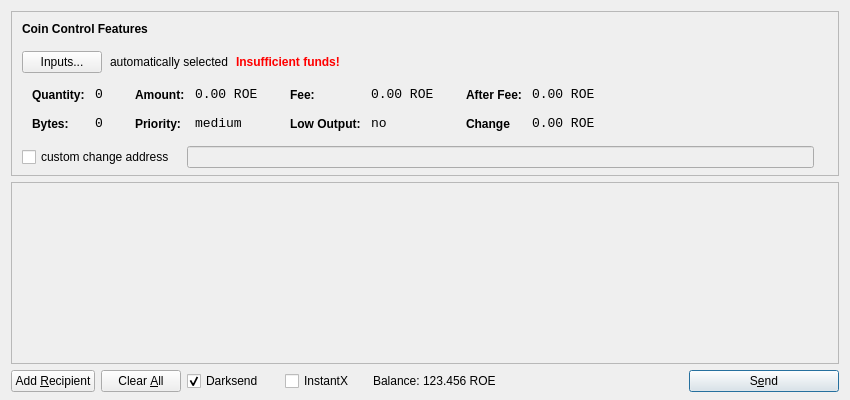
<?xml version="1.0" encoding="UTF-8"?>
<ui version="4.0">
 <class>SendCoinsDialog</class>
 <widget class="QDialog" name="SendCoinsDialog">
  <property name="geometry">
   <rect>
    <x>0</x>
    <y>0</y>
    <width>850</width>
    <height>400</height>
   </rect>
  </property>
  <property name="windowTitle">
   <string>Send Coins</string>
  </property>
  <layout class="QVBoxLayout" name="verticalLayout" stretch="0,1,0">
   <property name="bottomMargin">
    <number>8</number>
   </property>
   <item>
    <widget class="QFrame" name="frameCoinControl">
     <property name="sizePolicy">
      <sizepolicy hsizetype="Expanding" vsizetype="Expanding">
       <horstretch>0</horstretch>
       <verstretch>0</verstretch>
      </sizepolicy>
     </property>
     <property name="maximumSize">
      <size>
       <width>16777215</width>
       <height>16777215</height>
      </size>
     </property>
     <property name="frameShape">
      <enum>QFrame::StyledPanel</enum>
     </property>
     <property name="frameShadow">
      <enum>QFrame::Sunken</enum>
     </property>
     <layout class="QVBoxLayout" name="verticalLayoutCoinControl2">
      <property name="spacing">
       <number>-1</number>
      </property>
      <property name="leftMargin">
       <number>0</number>
      </property>
      <property name="topMargin">
       <number>0</number>
      </property>
      <property name="rightMargin">
       <number>0</number>
      </property>
      <property name="bottomMargin">
       <number>6</number>
      </property>
      <item>
       <layout class="QVBoxLayout" name="verticalLayoutCoinControl" stretch="0,0,0,0,1">
        <property name="spacing">
         <number>0</number>
        </property>
        <property name="leftMargin">
         <number>10</number>
        </property>
        <property name="topMargin">
         <number>10</number>
        </property>
        <item>
         <layout class="QHBoxLayout" name="horizontalLayoutCoinControl1">
          <property name="bottomMargin">
           <number>15</number>
          </property>
          <item>
           <widget class="QLabel" name="labelCoinControlFeatures">
            <property name="sizePolicy">
             <sizepolicy hsizetype="Preferred" vsizetype="Maximum">
              <horstretch>0</horstretch>
              <verstretch>0</verstretch>
             </sizepolicy>
            </property>
            <property name="font">
             <font>
              <weight>75</weight>
              <bold>true</bold>
             </font>
            </property>
            <property name="styleSheet">
             <string notr="true">font-weight:bold;</string>
            </property>
            <property name="text">
             <string>Coin Control Features</string>
            </property>
           </widget>
          </item>
         </layout>
        </item>
        <item>
         <layout class="QHBoxLayout" name="horizontalLayoutCoinControl2" stretch="0,0,0,0">
          <property name="spacing">
           <number>8</number>
          </property>
          <property name="bottomMargin">
           <number>10</number>
          </property>
          <item>
           <widget class="QPushButton" name="pushButtonCoinControl">
            <property name="styleSheet">
             <string notr="true"/>
            </property>
            <property name="text">
             <string>Inputs...</string>
            </property>
           </widget>
          </item>
          <item>
           <widget class="QLabel" name="labelCoinControlAutomaticallySelected">
            <property name="text">
             <string>automatically selected</string>
            </property>
            <property name="margin">
             <number>5</number>
            </property>
           </widget>
          </item>
          <item>
           <widget class="QLabel" name="labelCoinControlInsuffFunds">
            <property name="font">
             <font>
              <weight>75</weight>
              <bold>true</bold>
             </font>
            </property>
            <property name="styleSheet">
             <string notr="true">color:red;font-weight:bold;</string>
            </property>
            <property name="text">
             <string>Insufficient funds!</string>
            </property>
            <property name="margin">
             <number>5</number>
            </property>
           </widget>
          </item>
          <item>
           <spacer name="horizontalSpacerCoinControl">
            <property name="orientation">
             <enum>Qt::Horizontal</enum>
            </property>
            <property name="sizeHint" stdset="0">
             <size>
              <width>40</width>
              <height>1</height>
             </size>
            </property>
           </spacer>
          </item>
         </layout>
        </item>
        <item>
         <widget class="QWidget" name="widgetCoinControl" native="true">
          <property name="sizePolicy">
           <sizepolicy hsizetype="Preferred" vsizetype="Preferred">
            <horstretch>0</horstretch>
            <verstretch>0</verstretch>
           </sizepolicy>
          </property>
          <property name="minimumSize">
           <size>
            <width>0</width>
            <height>0</height>
           </size>
          </property>
          <property name="styleSheet">
           <string notr="true"/>
          </property>
          <layout class="QHBoxLayout" name="horizontalLayoutCoinControl5">
           <property name="margin">
            <number>0</number>
           </property>
           <item>
            <layout class="QHBoxLayout" name="horizontalLayoutCoinControl3" stretch="0,0,0,1">
             <property name="spacing">
              <number>20</number>
             </property>
             <property name="topMargin">
              <number>0</number>
             </property>
             <property name="bottomMargin">
              <number>10</number>
             </property>
             <item>
              <layout class="QFormLayout" name="formLayoutCoinControl1">
               <property name="horizontalSpacing">
                <number>10</number>
               </property>
               <property name="verticalSpacing">
                <number>14</number>
               </property>
               <property name="leftMargin">
                <number>10</number>
               </property>
               <property name="topMargin">
                <number>4</number>
               </property>
               <property name="rightMargin">
                <number>6</number>
               </property>
               <item row="0" column="0">
                <widget class="QLabel" name="labelCoinControlQuantityText">
                 <property name="styleSheet">
                  <string notr="true">font-weight:bold;</string>
                 </property>
                 <property name="text">
                  <string>Quantity:</string>
                 </property>
                 <property name="margin">
                  <number>0</number>
                 </property>
                </widget>
               </item>
               <item row="0" column="1">
                <widget class="QLabel" name="labelCoinControlQuantity">
                 <property name="font">
                  <font>
                   <family>Monospace</family>
                   <pointsize>10</pointsize>
                  </font>
                 </property>
                 <property name="cursor">
                  <cursorShape>IBeamCursor</cursorShape>
                 </property>
                 <property name="contextMenuPolicy">
                  <enum>Qt::ActionsContextMenu</enum>
                 </property>
                 <property name="text">
                  <string>0</string>
                 </property>
                 <property name="margin">
                  <number>0</number>
                 </property>
                 <property name="textInteractionFlags">
                  <set>Qt::LinksAccessibleByMouse|Qt::TextSelectableByKeyboard|Qt::TextSelectableByMouse</set>
                 </property>
                </widget>
               </item>
               <item row="1" column="0">
                <widget class="QLabel" name="labelCoinControlBytesText">
                 <property name="styleSheet">
                  <string notr="true">font-weight:bold;</string>
                 </property>
                 <property name="text">
                  <string>Bytes:</string>
                 </property>
                </widget>
               </item>
               <item row="1" column="1">
                <widget class="QLabel" name="labelCoinControlBytes">
                 <property name="font">
                  <font>
                   <family>Monospace</family>
                   <pointsize>10</pointsize>
                  </font>
                 </property>
                 <property name="cursor">
                  <cursorShape>IBeamCursor</cursorShape>
                 </property>
                 <property name="contextMenuPolicy">
                  <enum>Qt::ActionsContextMenu</enum>
                 </property>
                 <property name="text">
                  <string>0</string>
                 </property>
                 <property name="textInteractionFlags">
                  <set>Qt::LinksAccessibleByMouse|Qt::TextSelectableByKeyboard|Qt::TextSelectableByMouse</set>
                 </property>
                </widget>
               </item>
              </layout>
             </item>
             <item>
              <layout class="QFormLayout" name="formLayoutCoinControl2">
               <property name="horizontalSpacing">
                <number>10</number>
               </property>
               <property name="verticalSpacing">
                <number>14</number>
               </property>
               <property name="leftMargin">
                <number>6</number>
               </property>
               <property name="topMargin">
                <number>4</number>
               </property>
               <property name="rightMargin">
                <number>6</number>
               </property>
               <item row="0" column="0">
                <widget class="QLabel" name="labelCoinControlAmountText">
                 <property name="styleSheet">
                  <string notr="true">font-weight:bold;</string>
                 </property>
                 <property name="text">
                  <string>Amount:</string>
                 </property>
                 <property name="margin">
                  <number>0</number>
                 </property>
                </widget>
               </item>
               <item row="0" column="1">
                <widget class="QLabel" name="labelCoinControlAmount">
                 <property name="font">
                  <font>
                   <family>Monospace</family>
                   <pointsize>10</pointsize>
                  </font>
                 </property>
                 <property name="cursor">
                  <cursorShape>IBeamCursor</cursorShape>
                 </property>
                 <property name="contextMenuPolicy">
                  <enum>Qt::ActionsContextMenu</enum>
                 </property>
                 <property name="text">
                  <string>0.00 ROE</string>
                 </property>
                 <property name="textInteractionFlags">
                  <set>Qt::LinksAccessibleByMouse|Qt::TextSelectableByKeyboard|Qt::TextSelectableByMouse</set>
                 </property>
                </widget>
               </item>
               <item row="1" column="0">
                <widget class="QLabel" name="labelCoinControlPriorityText">
                 <property name="styleSheet">
                  <string notr="true">font-weight:bold;</string>
                 </property>
                 <property name="text">
                  <string>Priority:</string>
                 </property>
                </widget>
               </item>
               <item row="1" column="1">
                <widget class="QLabel" name="labelCoinControlPriority">
                 <property name="font">
                  <font>
                   <family>Monospace</family>
                   <pointsize>10</pointsize>
                  </font>
                 </property>
                 <property name="cursor">
                  <cursorShape>IBeamCursor</cursorShape>
                 </property>
                 <property name="contextMenuPolicy">
                  <enum>Qt::ActionsContextMenu</enum>
                 </property>
                 <property name="text">
                  <string>medium</string>
                 </property>
                 <property name="textInteractionFlags">
                  <set>Qt::LinksAccessibleByMouse|Qt::TextSelectableByKeyboard|Qt::TextSelectableByMouse</set>
                 </property>
                </widget>
               </item>
              </layout>
             </item>
             <item>
              <layout class="QFormLayout" name="formLayoutCoinControl3">
               <property name="horizontalSpacing">
                <number>10</number>
               </property>
               <property name="verticalSpacing">
                <number>14</number>
               </property>
               <property name="leftMargin">
                <number>6</number>
               </property>
               <property name="topMargin">
                <number>4</number>
               </property>
               <property name="rightMargin">
                <number>6</number>
               </property>
               <item row="0" column="0">
                <widget class="QLabel" name="labelCoinControlFeeText">
                 <property name="styleSheet">
                  <string notr="true">font-weight:bold;</string>
                 </property>
                 <property name="text">
                  <string>Fee:</string>
                 </property>
                 <property name="margin">
                  <number>0</number>
                 </property>
                </widget>
               </item>
               <item row="0" column="1">
                <widget class="QLabel" name="labelCoinControlFee">
                 <property name="font">
                  <font>
                   <family>Monospace</family>
                   <pointsize>10</pointsize>
                  </font>
                 </property>
                 <property name="cursor">
                  <cursorShape>IBeamCursor</cursorShape>
                 </property>
                 <property name="contextMenuPolicy">
                  <enum>Qt::ActionsContextMenu</enum>
                 </property>
                 <property name="text">
                  <string>0.00 ROE</string>
                 </property>
                 <property name="textInteractionFlags">
                  <set>Qt::LinksAccessibleByMouse|Qt::TextSelectableByKeyboard|Qt::TextSelectableByMouse</set>
                 </property>
                </widget>
               </item>
               <item row="1" column="0">
                <widget class="QLabel" name="labelCoinControlLowOutputText">
                 <property name="styleSheet">
                  <string notr="true">font-weight:bold;</string>
                 </property>
                 <property name="text">
                  <string>Low Output:</string>
                 </property>
                </widget>
               </item>
               <item row="1" column="1">
                <widget class="QLabel" name="labelCoinControlLowOutput">
                 <property name="font">
                  <font>
                   <family>Monospace</family>
                   <pointsize>10</pointsize>
                  </font>
                 </property>
                 <property name="cursor">
                  <cursorShape>IBeamCursor</cursorShape>
                 </property>
                 <property name="contextMenuPolicy">
                  <enum>Qt::ActionsContextMenu</enum>
                 </property>
                 <property name="text">
                  <string>no</string>
                 </property>
                 <property name="textInteractionFlags">
                  <set>Qt::LinksAccessibleByMouse|Qt::TextSelectableByKeyboard|Qt::TextSelectableByMouse</set>
                 </property>
                </widget>
               </item>
              </layout>
             </item>
             <item>
              <layout class="QFormLayout" name="formLayoutCoinControl4">
               <property name="horizontalSpacing">
                <number>10</number>
               </property>
               <property name="verticalSpacing">
                <number>14</number>
               </property>
               <property name="leftMargin">
                <number>6</number>
               </property>
               <property name="topMargin">
                <number>4</number>
               </property>
               <property name="rightMargin">
                <number>6</number>
               </property>
               <item row="0" column="0">
                <widget class="QLabel" name="labelCoinControlAfterFeeText">
                 <property name="styleSheet">
                  <string notr="true">font-weight:bold;</string>
                 </property>
                 <property name="text">
                  <string>After Fee:</string>
                 </property>
                 <property name="margin">
                  <number>0</number>
                 </property>
                </widget>
               </item>
               <item row="0" column="1">
                <widget class="QLabel" name="labelCoinControlAfterFee">
                 <property name="font">
                  <font>
                   <family>Monospace</family>
                   <pointsize>10</pointsize>
                  </font>
                 </property>
                 <property name="cursor">
                  <cursorShape>IBeamCursor</cursorShape>
                 </property>
                 <property name="contextMenuPolicy">
                  <enum>Qt::ActionsContextMenu</enum>
                 </property>
                 <property name="text">
                  <string>0.00 ROE</string>
                 </property>
                 <property name="textInteractionFlags">
                  <set>Qt::LinksAccessibleByMouse|Qt::TextSelectableByKeyboard|Qt::TextSelectableByMouse</set>
                 </property>
                </widget>
               </item>
               <item row="1" column="0">
                <widget class="QLabel" name="labelCoinControlChangeText">
                 <property name="styleSheet">
                  <string notr="true">font-weight:bold;</string>
                 </property>
                 <property name="text">
                  <string>Change</string>
                 </property>
                </widget>
               </item>
               <item row="1" column="1">
                <widget class="QLabel" name="labelCoinControlChange">
                 <property name="font">
                  <font>
                   <family>Monospace</family>
                   <pointsize>10</pointsize>
                  </font>
                 </property>
                 <property name="cursor">
                  <cursorShape>IBeamCursor</cursorShape>
                 </property>
                 <property name="contextMenuPolicy">
                  <enum>Qt::ActionsContextMenu</enum>
                 </property>
                 <property name="text">
                  <string>0.00 ROE</string>
                 </property>
                 <property name="textInteractionFlags">
                  <set>Qt::LinksAccessibleByMouse|Qt::TextSelectableByKeyboard|Qt::TextSelectableByMouse</set>
                 </property>
                </widget>
               </item>
              </layout>
             </item>
            </layout>
           </item>
          </layout>
         </widget>
        </item>
        <item>
         <layout class="QHBoxLayout" name="horizontalLayoutCoinControl4" stretch="0,0,0">
          <property name="spacing">
           <number>12</number>
          </property>
          <property name="sizeConstraint">
           <enum>QLayout::SetDefaultConstraint</enum>
          </property>
          <property name="topMargin">
           <number>5</number>
          </property>
          <property name="rightMargin">
           <number>5</number>
          </property>
          <item>
           <widget class="QCheckBox" name="checkBoxCoinControlChange">
            <property name="text">
             <string>custom change address</string>
            </property>
           </widget>
          </item>
          <item>
           <widget class="QLineEdit" name="lineEditCoinControlChange">
            <property name="enabled">
             <bool>false</bool>
            </property>
            <property name="sizePolicy">
             <sizepolicy hsizetype="Expanding" vsizetype="Fixed">
              <horstretch>0</horstretch>
              <verstretch>0</verstretch>
             </sizepolicy>
            </property>
           </widget>
          </item>
          <item>
           <widget class="QLabel" name="labelCoinControlChangeLabel">
            <property name="sizePolicy">
             <sizepolicy hsizetype="Preferred" vsizetype="Expanding">
              <horstretch>0</horstretch>
              <verstretch>0</verstretch>
             </sizepolicy>
            </property>
            <property name="minimumSize">
             <size>
              <width>0</width>
              <height>0</height>
             </size>
            </property>
            <property name="text">
             <string/>
            </property>
            <property name="margin">
             <number>3</number>
            </property>
           </widget>
          </item>
         </layout>
        </item>
        <item>
         <spacer name="verticalSpacerCoinControl">
          <property name="orientation">
           <enum>Qt::Vertical</enum>
          </property>
          <property name="sizeHint" stdset="0">
           <size>
            <width>800</width>
            <height>1</height>
           </size>
          </property>
         </spacer>
        </item>
       </layout>
      </item>
     </layout>
    </widget>
   </item>
   <item>
    <widget class="QScrollArea" name="scrollArea">
     <property name="widgetResizable">
      <bool>true</bool>
     </property>
     <widget class="QWidget" name="scrollAreaWidgetContents">
      <property name="geometry">
       <rect>
        <x>0</x>
        <y>0</y>
        <width>830</width>
        <height>165</height>
       </rect>
      </property>
      <layout class="QVBoxLayout" name="verticalLayout_2">
       <property name="margin">
        <number>0</number>
       </property>
       <item>
        <layout class="QVBoxLayout" name="entries">
         <property name="spacing">
          <number>6</number>
         </property>
        </layout>
       </item>
       <item>
        <spacer name="verticalSpacer">
         <property name="orientation">
          <enum>Qt::Vertical</enum>
         </property>
         <property name="sizeHint" stdset="0">
          <size>
           <width>20</width>
           <height>40</height>
          </size>
         </property>
        </spacer>
       </item>
      </layout>
     </widget>
    </widget>
   </item>
   <item>
    <layout class="QHBoxLayout" name="horizontalLayout">
     <item>
      <widget class="QPushButton" name="addButton">
       <property name="toolTip">
        <string>Send to multiple recipients at once</string>
       </property>
       <property name="text">
        <string>Add &amp;Recipient</string>
       </property>
       <property name="autoDefault">
        <bool>false</bool>
       </property>
      </widget>
     </item>
     <item>
      <widget class="QPushButton" name="clearButton">
       <property name="sizePolicy">
        <sizepolicy hsizetype="Minimum" vsizetype="Fixed">
         <horstretch>0</horstretch>
         <verstretch>0</verstretch>
        </sizepolicy>
       </property>
       <property name="toolTip">
        <string>Remove all transaction fields</string>
       </property>
       <property name="text">
        <string>Clear &amp;All</string>
       </property>
       <property name="autoRepeatDelay">
        <number>300</number>
       </property>
       <property name="autoDefault">
        <bool>false</bool>
       </property>
      </widget>
     </item>
     <item>
      <layout class="QHBoxLayout" name="horizontalLayout_2">
       <property name="spacing">
        <number>3</number>
       </property>
        <item>
        <widget class="QCheckBox" name="checkUseDarksend">
         <property name="minimumSize">
          <size>
           <width>95</width>
           <height>0</height>
          </size>
         </property>
         <property name="text">
          <string>Darksend</string>
         </property>
         <property name="checked">
          <bool>true</bool>
         </property>
        </widget>
       </item>
       <item>
        <widget class="QCheckBox" name="checkInstantX">
         <property name="enabled">
          <bool>true</bool>
         </property>
         <property name="minimumSize">
          <size>
           <width>85</width>
           <height>0</height>
          </size>
         </property>
         <property name="text">
          <string>InstantX</string>
         </property>
        </widget>
       </item>
       <item>
        <widget class="QLabel" name="label">
         <property name="sizePolicy">
          <sizepolicy hsizetype="Preferred" vsizetype="Fixed">
           <horstretch>0</horstretch>
           <verstretch>0</verstretch>
          </sizepolicy>
         </property>
         <property name="text">
          <string>Balance:</string>
         </property>
        </widget>
       </item>
       <item>
        <widget class="QLabel" name="labelBalance">
         <property name="sizePolicy">
          <sizepolicy hsizetype="Preferred" vsizetype="Fixed">
           <horstretch>0</horstretch>
           <verstretch>0</verstretch>
          </sizepolicy>
         </property>
         <property name="cursor">
          <cursorShape>IBeamCursor</cursorShape>
         </property>
         <property name="text">
          <string>123.456 ROE</string>
         </property>
         <property name="textInteractionFlags">
          <set>Qt::LinksAccessibleByMouse|Qt::TextSelectableByKeyboard|Qt::TextSelectableByMouse</set>
         </property>
        </widget>
       </item>
      </layout>
     </item>
     <item>
      <spacer name="horizontalSpacer">
       <property name="orientation">
        <enum>Qt::Horizontal</enum>
       </property>
       <property name="sizeHint" stdset="0">
        <size>
         <width>40</width>
         <height>20</height>
        </size>
       </property>
      </spacer>
     </item>
     <item>
      <widget class="QPushButton" name="sendButton">
       <property name="minimumSize">
        <size>
         <width>150</width>
         <height>0</height>
        </size>
       </property>
       <property name="toolTip">
        <string>Confirm the send action</string>
       </property>
       <property name="text">
        <string>S&amp;end</string>
       </property>
       <property name="icon">
        <iconset resource="../bitcoin.qrc">
         <normaloff>:/icons/send</normaloff>:/icons/send</iconset>
       </property>
       <property name="default">
        <bool>true</bool>
       </property>
      </widget>
     </item>
    </layout>
   </item>
  </layout>
 </widget>
 <resources>
  <include location="../bitcoin.qrc"/>
 </resources>
 <connections/>
</ui>
